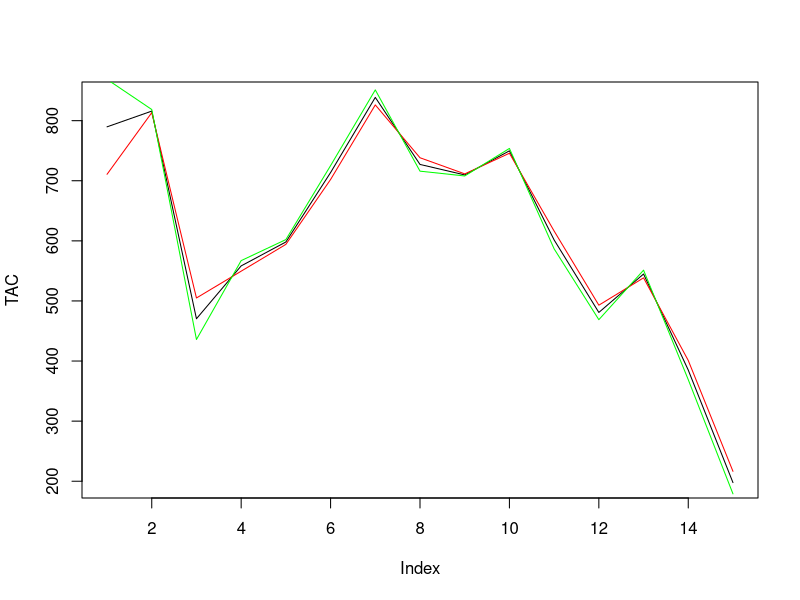

This chart was generated by the following R code:

# a multiplier generating a decreasing trend after 10 years
trend<-c(rep(1,10),0.85,0.85^2,0.85^3,0.85^4,0.85^4)
# a random process, with the mean affected by the dreasing trend
TAC<-rnorm(15,trend*800,150)

banking     <-  - 0.1 * TAC # amont banked   each year if scenario banking
borrowing   <-    0.1 * TAC # amont borrowed each year if scenario borrowing


# scenario banking : TAC - amount banked the same year + amount banked the previous year
TACbanking    <-    TAC + banking   - c(0,banking[-length(TAC)])

# borrowing : TAC + amount borrow from next year - repay borrowed last year
TACborrowing  <-    TAC + borrowing - c(0,borrowing[-length(TAC)])


plot(TAC,type="l")
lines(TACbanking,col="red")
lines(TACborrowing,col="green")

